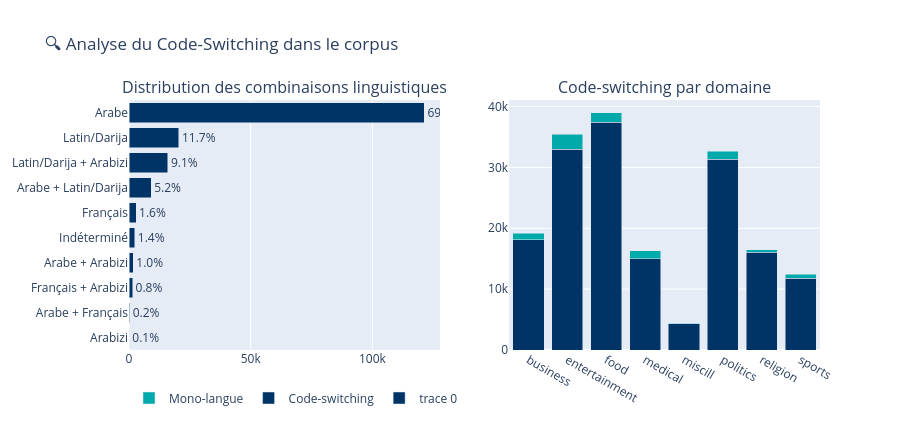

The code cell stored with this chart in its notebook:
### Markdown cell above
---
## 🔍 9. Détection du Code-Switching

### Code cell
def detect_languages(text):
    has_arabic  = bool(re.search(r'[\u0600-\u06FF]', text))
    has_latin   = bool(re.search(r'[a-zA-Z]{2,}', text))
    has_french  = bool(re.search(
        r'\b(je|tu|il|nous|vous|ils|est|sont|avec|pour|dans|sur|par|les|des|une|qui)\b',
        text.lower()
    ))
    has_arabic_nums = bool(re.search(r'(?<![0-9])[2379](?![0-9])', text))

    langs = []
    if has_arabic:      langs.append('Arabe')
    if has_french:      langs.append('Français')
    elif has_latin:     langs.append('Latin/Darija')
    if has_arabic_nums: langs.append('Arabizi')

    if len(langs) == 0: return 'Indéterminé'
    if len(langs) == 1: return langs[0]
    return ' + '.join(langs[:2])

df['lang_mix'] = df['text'].apply(detect_languages)

lang_counts = df['lang_mix'].value_counts().head(10).reset_index()
lang_counts.columns = ['Combinaison', 'Nombre']
lang_counts['%'] = (lang_counts['Nombre'] / total * 100).round(1)

# Crosstab code-switching × domaine
cs_domain = pd.crosstab(df['domain'], df['lang_mix'].isin(
    df['lang_mix'].value_counts().head(4).index
).map({True: 'Code-switching', False: 'Mono-langue'}))

fig = make_subplots(
    rows=1, cols=2,
    subplot_titles=('Distribution des combinaisons linguistiques', 'Code-switching par domaine'),
    specs=[[{'type': 'bar'}, {'type': 'bar'}]]
)

fig.add_trace(
    go.Bar(
        x=lang_counts['Nombre'],
        y=lang_counts['Combinaison'],
        orientation='h',
        marker_color='#003366',
        text=lang_counts['%'].astype(str) + '%',
        textposition='outside',
        hovertemplate='<b>%{y}</b><br>%{x:,} textes<extra></extra>'
    ), row=1, col=1
)

for i, col_name in enumerate(cs_domain.columns):
    fig.add_trace(
        go.Bar(
            name=str(col_name),
            x=cs_domain.index,
            y=cs_domain[col_name],
            marker_color=['#003366', '#00AAAA'][i],
            hovertemplate='<b>%{x}</b><br>%{y:,}<extra></extra>'
        ), row=1, col=2
    )

fig.update_layout(
    title='🔍 Analyse du Code-Switching dans le corpus',
    height=430,
    barmode='stack',
    paper_bgcolor='white',
    yaxis=dict(autorange='reversed'),
    legend=dict(orientation='h', yanchor='bottom', y=-0.25)
)
fig.show()

### Figure 1 — Plotly figure (JSON) as saved in the notebook; plotly's stock layout.template omitted (floating-point values rounded to 4 significant figures)
{"data": [{"hovertemplate": "<b>%{y}</b><br>%{x:,} textes<extra></extra>", "marker": {"color": "#003366"}, "orientation": "h", "text": ["69.0%", "11.7%", "9.1%", "5.2%", "1.6%", "1.4%", "1.0%", "0.8%", "0.2%", "0.1%"], "textposition": "outside", "type": "bar", "x": [121371, 20512, 16002, 9109, 2888, 2388, 1766, 1441, 268, 112], "xaxis": "x", "y": ["Arabe", "Latin/Darija", "Latin/Darija + Arabizi", "Arabe + Latin/Darija", "Français", "Indéterminé", "Arabe + Arabizi", "Français + Arabizi", "Arabe + Français", "Arabizi"], "yaxis": "y"}, {"hovertemplate": "<b>%{x}</b><br>%{y:,}<extra></extra>", "marker": {"color": "#003366"}, "name": "Code-switching", "type": "bar", "x": ["business", "entertainment", "food", "medical", "miscill", "politics", "religion", "sports"], "xaxis": "x2", "y": [18089, 32972, 37389, 14983, 4308, 31361, 16066, 11826], "yaxis": "y2"}, {"hovertemplate": "<b>%{x}</b><br>%{y:,}<extra></extra>", "marker": {"color": "#00AAAA"}, "name": "Mono-langue", "type": "bar", "x": ["business", "entertainment", "food", "medical", "miscill", "politics", "religion", "sports"], "xaxis": "x2", "y": [1052, 2461, 1630, 1316, 126, 1280, 372, 626], "yaxis": "y2"}], "layout": {"annotations": [{"font": {"size": 16}, "showarrow": false, "text": "Distribution des combinaisons linguistiques", "x": 0.225, "xanchor": "center", "xref": "paper", "y": 1, "yanchor": "bottom", "yref": "paper"}, {"font": {"size": 16}, "showarrow": false, "text": "Code-switching par domaine", "x": 0.775, "xanchor": "center", "xref": "paper", "y": 1, "yanchor": "bottom", "yref": "paper"}], "barmode": "stack", "height": 430, "legend": {"orientation": "h", "y": -0.25, "yanchor": "bottom"}, "paper_bgcolor": "white", "title": {"text": "🔍 Analyse du Code-Switching dans le corpus"}, "xaxis": {"anchor": "y", "domain": [0, 0.45]}, "xaxis2": {"anchor": "y2", "domain": [0.55, 1]}, "yaxis": {"anchor": "x", "autorange": "reversed", "domain": [0, 1]}, "yaxis2": {"anchor": "x2", "domain": [0, 1]}}}
